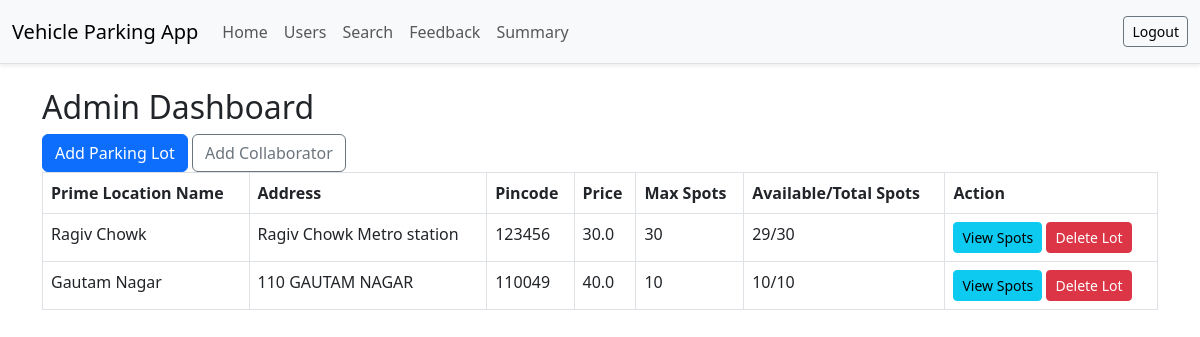
The app's page /admin/dashboard (signed in), older data.
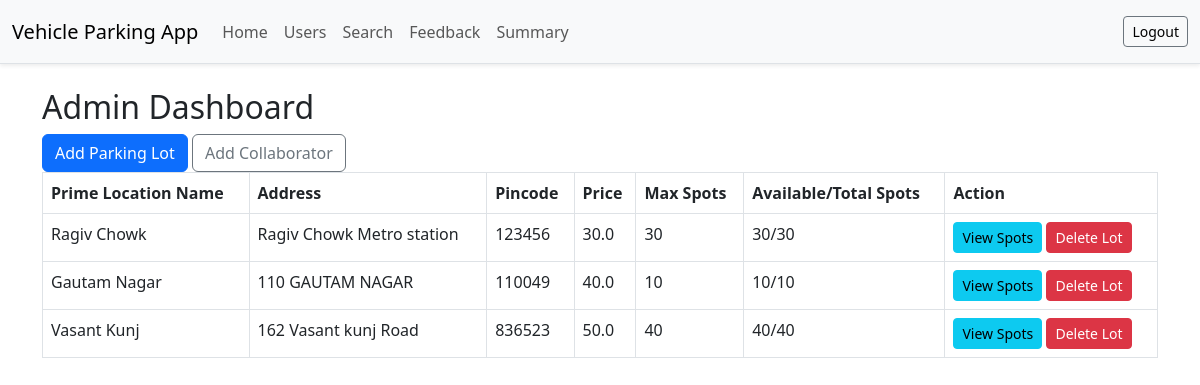
The same page, newer data.
### models.py (models this page shows)
class ParkingLot(db.Model):
    id = db.Column(db.Integer, primary_key=True)
    name = db.Column(db.String(100), nullable=False)
    address = db.Column(db.String(200), nullable=False)
    pin_code = db.Column(db.String(10), nullable=False)
    price = db.Column(db.Float, nullable=False)
    max_spots = db.Column(db.Integer, nullable=False)
    spots = db.relationship('ParkingSpot', backref='lot', lazy=True)

### app.py (the view)
@app.route('/admin/dashboard')
def admin_dashboard():
    if session.get('role') not in ['admin', 'collaborator']:
        return redirect(url_for('login'))
    query = request.args.get('query', '')
    if query:
        lots = ParkingLot.query.filter(
            (ParkingLot.name.ilike(f"%{query}%")) |
            (ParkingLot.pin_code.ilike(f"%{query}%"))
        ).all()
    else:
        lots = ParkingLot.query.all()
    labels = []
    data = []
    for lot in lots:
        count = sum(spot.reservations.count() for spot in lot.spots)
        labels.append(lot.name)
        data.append(count)
    available_spots = sum(
        1 for lot in lots for spot in lot.spots if spot.status == 'A'
    )
    occupied_spots = sum(
        1 for lot in lots for spot in lot.spots if spot.status == 'O'
    )
    user_data = (
        db.session.query(User.name, db.func.count(Reservation.id))
        .join(Reservation)
        .join(Role)
        .filter(Role.name == 'user')
        .group_by(User.name)
        .all()
    )
    user_labels = [u[0] for u in user_data]
    user_counts = [u[1] for u in user_data]
    rating_labels = []
    rating_values = []
    for lot in lots:
        rated_reservations = Reservation.query.join(ParkingSpot).filter(
            ParkingSpot.lot_id == lot.id,
            Reservation.rating != None
        ).all()
        if rated_reservations:
            avg_rating = sum(r.rating for r in rated_reservations) / len(rated_reservations)
            rating_labels.append(lot.name)
            rating_values.append(round(avg_rating, 2))
    return render_template('admin_dashboard.html', lots=lots,query=query,chart_labels=labels,chart_data=data,available_spots=available_spots,occupied_spots=occupied_spots,user_labels=user_labels,user_counts=user_counts,rating_labels=rating_labels,rating_values=rating_values)

### templates/admin_dashboard.html
{% extends "base.html" %}
{% block content %}
<h2>Admin Dashboard</h2>
{% if session['role'] == 'admin' %}
    <a href="{{ url_for('add_lot') }}" class="btn btn-primary">Add Parking Lot</a>
    <a href="{{ url_for('create_collaborator') }}" class="btn btn-outline-secondary">Add Collaborator</a>
{% endif %}
<table class="table table-bordered">
    <thead>
        <tr>
            <th>Prime Location Name</th>
            <th>Address</th>
            <th>Pincode</th>
            <th>Price</th>
            <th>Max Spots</th>
            <th>Available/Total Spots</th>
            <th>Action</th>
        </tr>
    </thead>
    <tbody>
        {% for lot in lots %}
        <tr>
            <td>{{ lot.name }}</td>
            <td>{{ lot.address }}</td>
            <td>{{ lot.pin_code }}</td>
            <td>{{ lot.price }}</td>
            <td>{{ lot.max_spots }}</td>
            <td>
                {{ lot.spots | selectattr('status', 'equalto', 'A') | list | length }}/{{ lot.spots|length }}
            </td>
            <td>
                <a href="{{ url_for('view_lot_spots', lot_id=lot.id) }}" class="btn btn-info btn-sm">View Spots</a>
                {% if session['role'] == 'admin' %}
                <a href="{{ url_for('delete_lot', lot_id=lot.id) }}" class="btn btn-danger btn-sm">Delete Lot</a>
                {% endif %}
            </td>
        </tr>
        {% endfor %}
    </tbody>
</table>
{% endblock %}

Row changes from the older to the newer data that the page shows:
computed for ParkingLot "Ragiv Chowk": spots|selectattr "29" → "30"
added ParkingLot: name "Vasant Kunj", address "162 Vasant kunj Road", pin_code "836523", price "50.0", max_spots "40", spots|selectattr "40", spots|length "40"
